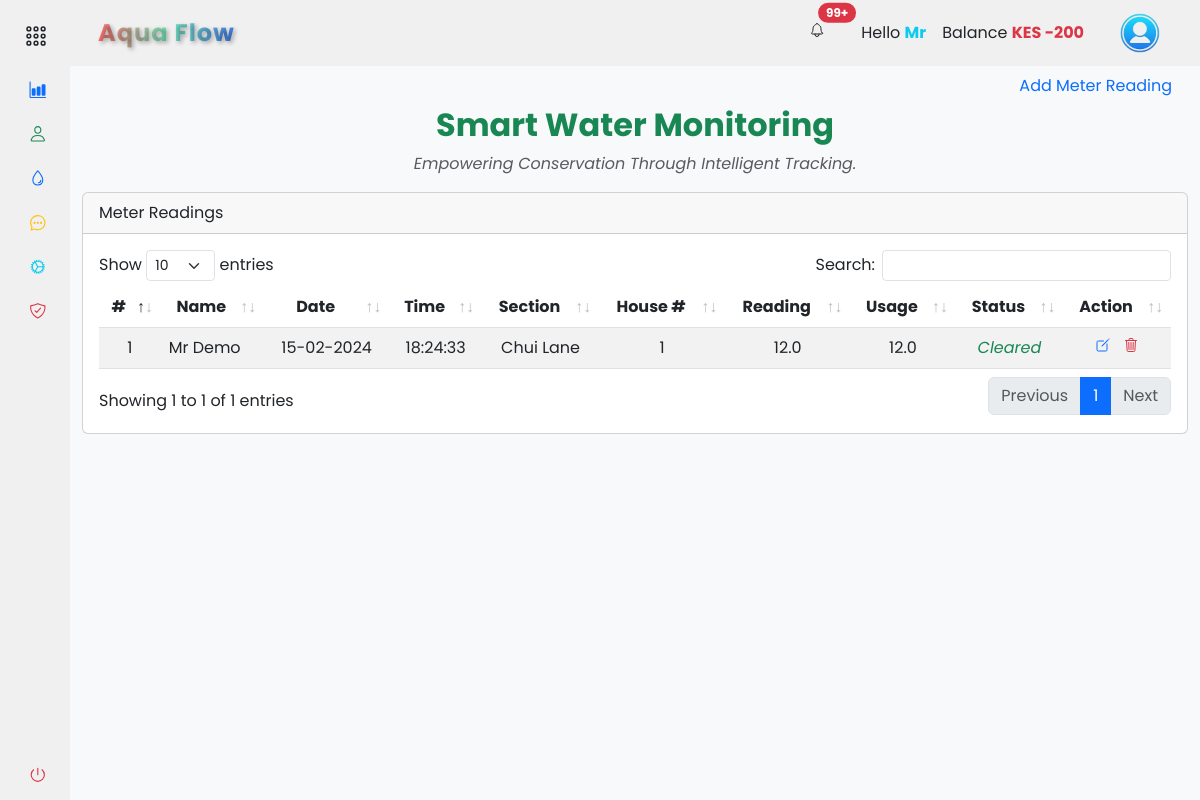
The page /accounts/records/meter_readings (signed in) on the database its author committed.
### app/backend/database/models.py (models this page shows, shortened)
class Settings(db.Model):
    id = db.Column(db.Integer, primary_key=True)
    company_name = db.Column(db.String(255))
    unit_price = db.Column(db.Float)
    service_fee = db.Column(db.Float)
    house_sections = db.Column(db.String(255))
    bank_name = db.Column(db.String(255))
    paybill = db.Column(db.Integer)
    account_number = db.Column(db.Integer)
    contact_number = db.Column(db.String(20))

class User(db.Model, UserMixin):
    id = db.Column(db.Integer, primary_key=True)
    mobile_number = db.Column(db.String(20), unique=True, nullable=False)
    password_hash = db.Column(db.String(128), nullable=False)
    first_name = db.Column(db.String(50))
    last_name = db.Column(db.String(50))
    email = db.Column(db.String(120))
    house_section = db.Column(db.String(50))
    house_number = db.Column(db.String(20))
    profile_image = db.Column(db.String(255))
    is_active = db.Column(db.Boolean, default=True)
    is_admin = db.Column(db.Boolean, default=False)
    balance = db.Column(db.Float, default=0)
    unique_user_id = db.Column(db.String(6), unique=True, nullable=True)
    meter_readings = db.relationship('MeterReading', backref='user', lazy=True)
    payments = db.relationship('Payment', backref='user', lazy=True)

class MeterReading(db.Model):
    id = db.Column(db.Integer, primary_key=True)
    timestamp = db.Column(db.DateTime, default=datetime.now(timezone.utc) + timedelta(hours=3), nullable=False)
    customer_name = db.Column(db.String(50))
    house_section = db.Column(db.String(50))
    house_number = db.Column(db.String(20))
    reading_value = db.Column(db.Float)
    consumed = db.Column(db.Float)
    unit_price = db.Column(db.Float)
    service_fee = db.Column(db.Float)
    sub_total_price = db.Column(db.Float)
    total_price = db.Column(db.Float)
    reading_status = db.Column(db.Boolean, default=False)
    unique_user_id = db.Column(db.String(6))
    user_id = db.Column(db.Integer, db.ForeignKey('user.id'), nullable=False)
    payments = db.relationship('Payment', backref='meter_reading', lazy=True)

### app/backend/accounts/records/routes.py (the view, shortened to what this page needs)
@records_bp.route('/meter_readings', methods=['GET', 'POST'])
@login_required
def meter_readings():
    add_meter_reading_form = AddMeterReadingForm()
    edit_meter_reading_form = EditMeterReadingForm()
    house_sections = db.session.query(User.house_section.distinct()).all()
    meter_readings = get_meter_readings(current_user)
    return render_template('accounts/meter_readings.html', house_sections=house_sections, meter_readings=meter_readings, form=add_meter_reading_form, edit_form=edit_meter_reading_form, hide_footer=True)

### app/backend/accounts/records/forms.py
class AddMeterReadingForm(FlaskForm):
    house_section = StringField('House Section:', validators=[DataRequired()])
    house_number = StringField('House Number:', validators=[DataRequired()])
    reading_value = FloatField('Reading Value:', validators=[DataRequired()])
    submit = SubmitField('Submit')

class EditMeterReadingForm(FlaskForm):
    customer_name = StringField('Customer Name', validators=[DataRequired()])
    house_section = StringField('House Section', validators=[DataRequired()])
    house_number = StringField('House Number', validators=[DataRequired()])
    reading_value = FloatField('Reading Value', validators=[DataRequired()])
    consumed = FloatField('Consumed Units', validators=[DataRequired()])
    unit_price = FloatField('Unit Price', validators=[DataRequired()])
    total_price = FloatField('Total Price', validators=[DataRequired()])
    timestamp = DateField('Reading Date', validators=[DataRequired()])
    submit = SubmitField('Update')

### app/backend/accounts/accounts_context.py (called while the page is built)
def accounts_context():
    settings = Settings.query.first()
    company_name = settings.company_name if settings else 'ApoGen'
    bank_name = settings.bank_name if settings else 'M-Pesa'
    paybill = settings.paybill if settings else '123456'
    account_number = settings.account_number if settings else '123456789'
    contact_number = settings.contact_number if settings else '0722000111'
    total_bill = db.session.query(func.sum(MeterReading.total_price)).filter(MeterReading.reading_status == False).scalar()
    total_bill = total_bill or 0
    return {
        'company_name': company_name,
        'bank_name': bank_name,
        'paybill': paybill,
        'account_number': account_number,
        'contact_number': contact_number,
        'total_bill': total_bill
    }

def inject_now():
    return {'now': datetime.utcnow() + timedelta(hours=3)}

### app/backend/accounts/records/meter_readings.py (called while the page is built)
def get_meter_readings(current_user):
    query_meter_reading_data = MeterReading.query
    if not current_user.is_admin:
        query_meter_reading_data = query_meter_reading_data.filter(MeterReading.user_id == current_user.id)
    meter_reading_data = query_meter_reading_data.all()
    return meter_reading_data

### app/frontend/templates/accounts/meter_readings.html (shortened to what this page needs)
{% extends 'base.html' %} {% block content %}
<section class="container-fluid">
  <ul class="nav nav-pills justify-content-end border-0">
    <li type="button" class="nav-item">
      <a
        class="nav-link"
        data-bs-toggle="modal"
        data-bs-target="#addMeterReadingModal"
        >Add Meter Reading</a
      >
    </li>
  </ul>
  <div class="text-center">
    <h2 class="fw-bold text-success mb-2">Smart Water Monitoring</h2>
    <p class="text-muted fst-italic">
      Empowering Conservation Through Intelligent Tracking.
    </p>
  </div>
  <div class="col-md-12">
    <div class="card mt-3 mb-3">
      <div class="card-header">Meter Readings</div>
      <div class="card-body">
        <div class="table-responsive">
          <table
            class="table table-striped text-center data-table"
            style="width: 100%"
          >
            <thead>
              <tr>
                <th scope="col">#</th>
                <th scope="col">Name</th>
                <th scope="col">Date</th>
                <th scope="col">Time</th>
                <th scope="col">Section</th>
                <th scope="col">House #</th>
                <th scope="col">Reading</th>
                <th scope="col">Usage</th>
                <th scope="col">Status</th>
                <th scope="col">Action</th>
              </tr>
            </thead>
            <tbody>
              {% if meter_readings %} {% for reading in meter_readings | reverse
              %}
              <tr>
                <td>{{ loop.index }}</td>
                <td class="text-start">{{ reading.customer_name.title() }}</td>
                <td>{{ reading.timestamp.strftime('%d-%m-%Y') }}</td>
                <td>
                  {{ reading.timestamp.strftime('%H:%M:%S') if reading.timestamp
                  else '' }}
                </td>
                <td>{{ reading.house_section.title() }}</td>
                <td>{{ reading.house_number }}</td>
                <td>{{ reading.reading_value }}</td>
                <td>{{ reading.consumed }}</td>
                <td
                  class="fst-italic {% if reading.reading_status %}text-success{% else %}text-secondary{% endif %}"
                >
                  {{ 'Cleared' if reading.reading_status else 'Pending' }}
                </td>
                <td>
                  <a
                    action="{{ url_for('accounts.records.edit_meter_reading', meter_reading_id=reading.id) }}"
                    class="me-2"
                    data-bs-toggle="modal"
                    data-bs-target="#editConfirmationModal{{ reading.id }}"
                  >
                    <ion-icon
                      name="create-outline"
                      class="text-primary"
                    ></ion-icon>
                  </a>
                  <a
                    action="#deleteConfirmationModal_{{ reading.id }}"
                    class=""
                    data-bs-toggle="modal"
                    data-bs-target="#deleteConfirmationModal_{{ reading.id }}"
                  >
                    <ion-icon
                      name="trash-outline"
                      class="text-danger"
                    ></ion-icon>
                  </a>
                </td>
              </tr>
              {% endfor %}{% else %}
              <tr>
                <td colspan="12">No billing data available</td>
              </tr>
              {% endif %}
            </tbody>
          </table>
        </div>
      </div>
    </div>
  </div>
</section>
{% endblock %}

### app/frontend/templates/components/navbar.html (shortened to what this page needs)
{% if not hide_navbar %}
<header
  id="navbar"
  class="navbar navbar-expand-lg sticky-sm-top {% if not current_user.is_authenticated %}bg-dark{% endif %}"
>
  <div class="container-fluid">
    <a
      class="navbar-brand text-center d-flex align-items-center fw-bold ms-3 {% if not current_user.is_authenticated %}text-light{% else %}gradient-text{% endif %}"
      href="#"
    >
      {% if company_name %}{{ company_name.title() }}{% else %}ApoGen{% endif %}
    </a>
    <div class="collapse navbar-collapse" id="navbarToggler">
      <div class="d-flex align-items-center ms-auto">
         {% if current_user.is_authenticated %}
        <ul class="navbar-nav me-3">
          <li class="nav-item me-3">
            <a class="nav-link text-dark position-relative" href="#">
              <ion-icon name="notifications-outline" class="me-1"></ion-icon>
              <span
                class="position-absolute top-0 start-100 translate-middle badge rounded-pill bg-danger"
              >
                99+ <span class="visually-hidden">unread messages</span>
              </span>
            </a>
          </li>
          <li class="nav-item">
            <a class="nav-link text-dark">
              Hello
              <span class="text-info fw-bold"
                >{{ current_user.first_name.title() }}</span
              >
            </a>
          </li>
          <li class="nav-item">
            <a class="nav-link text-dark">
              Balance
              <span
                class="fw-bold {% if current_user.balance > 0 %}text-success{% elif current_user.balance == 0 %}text-dark{% else %}text-danger{% endif %}"
                >KES {{ "%0.0f"|format(current_user.balance) }}</span
              >
            </a>
          </li>
        </ul>
        <div class="btn-group">
          <button
            type="button"
            class="btn navbar-brand rounded-circle border-0"
            data-bs-toggle="dropdown"
            aria-expanded="false"
          >
            <img
              src="{{ url_for('static', filename='images/user.png') }}"
              alt="logo image"
              height="40px"
              width="40px"
            />
          </button>
        </div>
        {% endif %}
      </div>
    </div>
  </div>
</header>
{% endif %}

### app/frontend/static/css/styles.css (style rules this page uses)
a { text-decoration: none; cursor: pointer; }
li { list-style: none; }
button { border: none !important; outline: none; }
body { font-family: "Poppins", sans-serif; }
.navbar, #sidebar { background-color: #f0f0f0; z-index: 1000; }
.navbar-brand { font-size: 24px; letter-spacing: 1px; text-decoration: none; transition: transform 0.3s ease; }
.gradient-text { background: linear-gradient(to right, #ff6e6e, #78e8bc, #4780ec); -webkit-background-clip: text; -webkit-text-fill-color: transparent; font-weight: bold; text-shadow: 2px 2px 4px rgba(0, 0, 0, 0.3); }

### rows shown on the page
Settings: title "Aqua Flow"
User: first_name "Mr", balance "-200"
MeterReading: customer_name "Mr Demo", timestamp "15-02-2024", timestamp "18:24:33", house_section "Chui Lane", house_number "1", reading_value "12.0", consumed "12.0", reading_status "Cleared"
